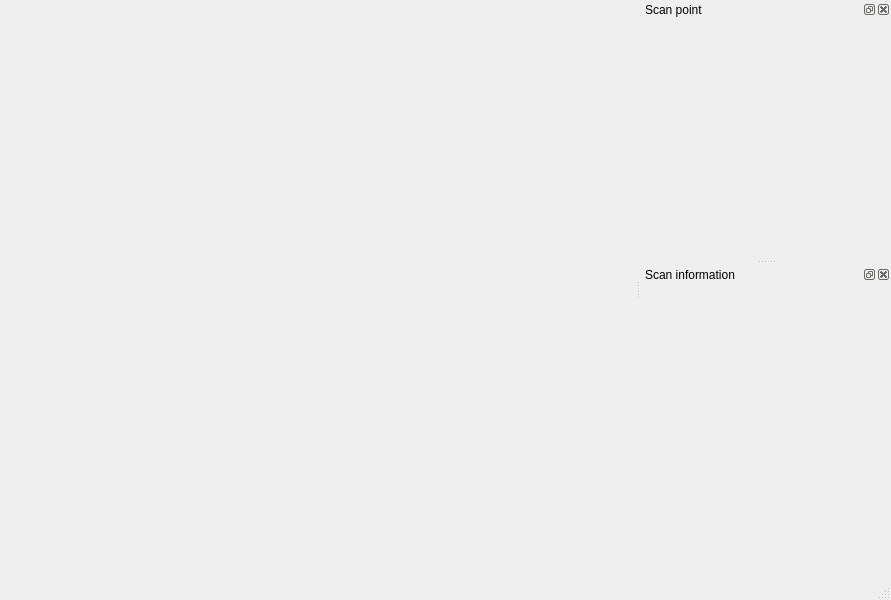
<?xml version="1.0" encoding="UTF-8"?>
<ui version="4.0">
 <class>MainWindow</class>
 <widget class="QMainWindow" name="MainWindow">
  <property name="geometry">
   <rect>
    <x>0</x>
    <y>0</y>
    <width>891</width>
    <height>600</height>
   </rect>
  </property>
  <widget class="QWidget" name="central_widget">
   <layout class="QVBoxLayout" name="verticalLayout">
    <property name="spacing">
     <number>3</number>
    </property>
    <property name="leftMargin">
     <number>0</number>
    </property>
    <property name="topMargin">
     <number>6</number>
    </property>
    <property name="rightMargin">
     <number>6</number>
    </property>
    <property name="bottomMargin">
     <number>6</number>
    </property>
    <item>
     <widget class="ScanPlotWidget" name="plot_widget" native="true"/>
    </item>
   </layout>
  </widget>
  <widget class="QStatusBar" name="status_bar"/>
  <widget class="QDockWidget" name="scan_point_dock">
   <property name="windowTitle">
    <string>Scan point</string>
   </property>
   <attribute name="dockWidgetArea">
    <number>2</number>
   </attribute>
   <widget class="QWidget" name="scan_point_panel">
    <layout class="QVBoxLayout" name="verticalLayout_2">
     <property name="leftMargin">
      <number>0</number>
     </property>
     <property name="topMargin">
      <number>0</number>
     </property>
     <property name="rightMargin">
      <number>0</number>
     </property>
     <property name="bottomMargin">
      <number>0</number>
     </property>
     <item>
      <widget class="QScrollArea" name="scan_point_scroll_area">
       <property name="minimumSize">
        <size>
         <width>250</width>
         <height>0</height>
        </size>
       </property>
       <property name="frameShape">
        <enum>QFrame::NoFrame</enum>
       </property>
       <property name="lineWidth">
        <number>0</number>
       </property>
       <property name="widgetResizable">
        <bool>true</bool>
       </property>
       <widget class="ScanPointForm" name="point_form">
        <property name="geometry">
         <rect>
          <x>0</x>
          <y>0</y>
          <width>250</width>
          <height>240</height>
         </rect>
        </property>
       </widget>
      </widget>
     </item>
    </layout>
   </widget>
  </widget>
  <widget class="QDockWidget" name="info_dock">
   <property name="windowTitle">
    <string>Scan information</string>
   </property>
   <attribute name="dockWidgetArea">
    <number>2</number>
   </attribute>
   <widget class="QWidget" name="scan_info_panel">
    <property name="minimumSize">
     <size>
      <width>250</width>
      <height>0</height>
     </size>
    </property>
    <layout class="QVBoxLayout" name="verticalLayout_3">
     <item>
      <widget class="QScrollArea" name="scan_info_scroll_area">
       <property name="frameShape">
        <enum>QFrame::NoFrame</enum>
       </property>
       <property name="widgetResizable">
        <bool>true</bool>
       </property>
       <widget class="ScanInfoForm" name="info_form">
        <property name="geometry">
         <rect>
          <x>0</x>
          <y>0</y>
          <width>232</width>
          <height>276</height>
         </rect>
        </property>
       </widget>
      </widget>
     </item>
    </layout>
   </widget>
  </widget>
 </widget>
 <customwidgets>
  <customwidget>
   <class>ScanPointForm</class>
   <extends>QWidget</extends>
   <header>sardana.taurus.qt.qtgui.extra_sardana.showscanonline</header>
   <container>1</container>
  </customwidget>
  <customwidget>
   <class>ScanInfoForm</class>
   <extends>QWidget</extends>
   <header>sardana.taurus.qt.qtgui.extra_sardana.showscanonline</header>
   <container>1</container>
  </customwidget>
  <customwidget>
   <class>ScanPlotWidget</class>
   <extends>QWidget</extends>
   <header>sardana.taurus.qt.qtgui.extra_sardana.showscanonline</header>
   <container>1</container>
  </customwidget>
 </customwidgets>
 <resources/>
 <connections/>
</ui>
